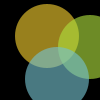
Frame 1 (no input)
Frame 60 (the mouse pressed at the canvas centre just before this capture): identical to frame 1, image omitted
Frame 120 (the mouse held since frame 60 and released just before this capture): identical to frame 1, image omitted

The Processing sketch that drew this single still picture (run headless with seeded random() and noise(); from frame 60 on, the mouse is pressed at the canvas centre):

// Processing sketch: blend_modes
// ── blend_modes.pde
int scaleFactor = 1;
boolean setBlackBackground = true;

void setup () {
  size(100 * scaleFactor, 100 * scaleFactor);
}

void draw () {
  scale(scaleFactor);
  if (setBlackBackground) {
    background(0);
  } else {
    background(255);
  }
  noStroke();

  // yellow
  fill(242, 204, 47, 160);
  ellipse(47, 36, 64, 64);
  // green
  fill(174, 221, 60, 160);
  ellipse(90, 47, 64, 64);
  // blue
  fill(116, 193, 206, 160);
  ellipse(57, 79, 64, 64);
}

void keyPressed () {
  switch (key) {
    case 'b':
      setBlackBackground = !setBlackBackground;
      println("background toggled");
    case '1':
      blendMode(ADD);
      println("ADD");
      break;
    case '2':
      blendMode(SUBTRACT);
      println("SUBTRACT");
      break;
    case '3':
      blendMode(DARKEST);
      println("DARKEST");
      break;
    case '4':
      blendMode(LIGHTEST);
      println("LIGHTEST");
      break;
    case '5':
      blendMode(EXCLUSION);
      println("EXCLUSION");
      break;
    case '6':
      blendMode(MULTIPLY);
      println("MULTIPLY");
      break;
    case '7':
      blendMode(SCREEN);
      println("SCREEN");
      break;
    case '8':
      blendMode(REPLACE);
      println("REPLACE");
      break;
    case '0':
      blendMode(BLEND);
      println("BLEND");
      break;  
  }
}
